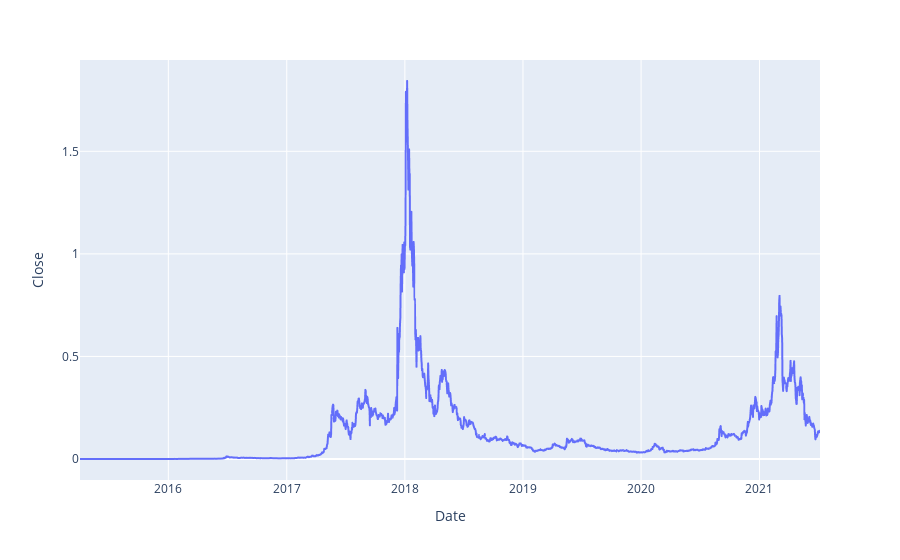

The code cell stored with this chart in its notebook:
### Code cell
fig = px.line(data, x='Date', y="Close")
fig.show();

### Figure 1 — Plotly figure (JSON) as saved in the notebook; plotly's stock layout.template omitted (floating-point values rounded to 4 significant figures; data arrays with more than 128 entries replaced by an {"elided": "..."} marker saying what was removed)
{"data": [{"hovertemplate": "Date=%{x}<br>Close=%{y}<extra></extra>", "legendgroup": "", "line": {"color": "#636efa", "dash": "solid"}, "marker": {"symbol": "circle"}, "mode": "lines", "name": "", "showlegend": false, "x": {"elided": "2288 str values"}, "xaxis": "x", "y": {"elided": "2288 float values"}, "yaxis": "y", "type": "scattergl"}], "layout": {"xaxis": {"anchor": "y", "domain": [0, 1], "title": {"text": "Date"}}, "yaxis": {"anchor": "x", "domain": [0, 1], "title": {"text": "Close"}}, "legend": {"tracegroupgap": 0}, "margin": {"t": 60}}}
